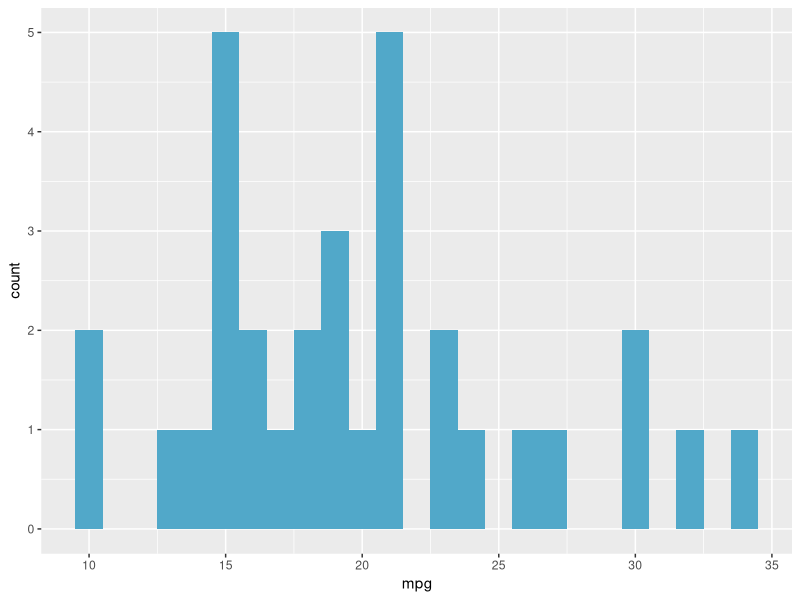
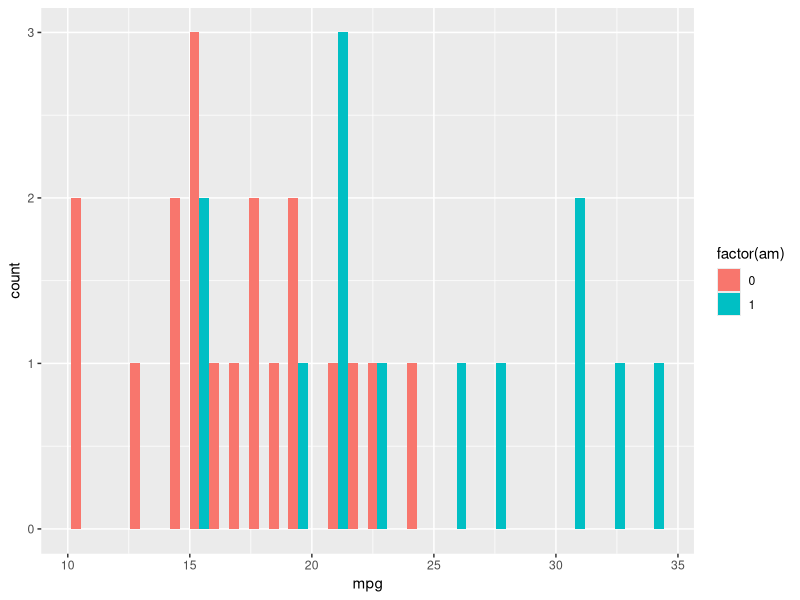
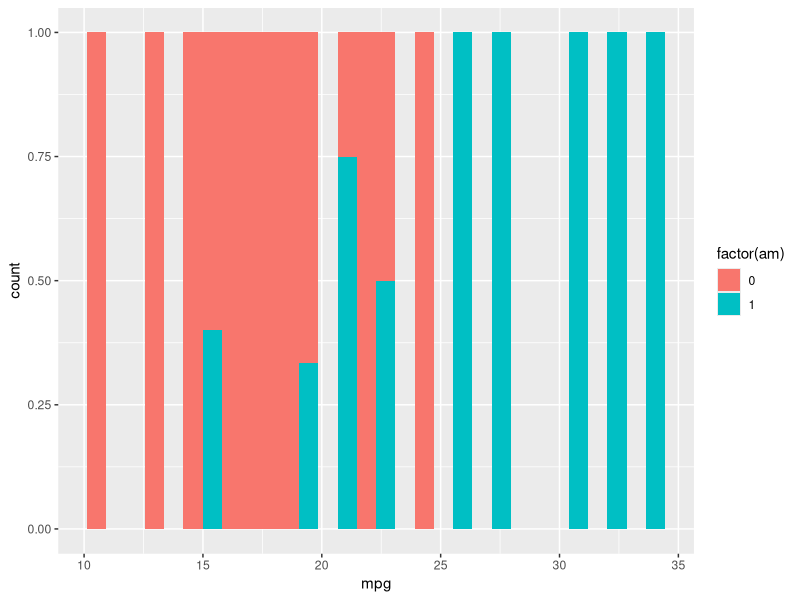
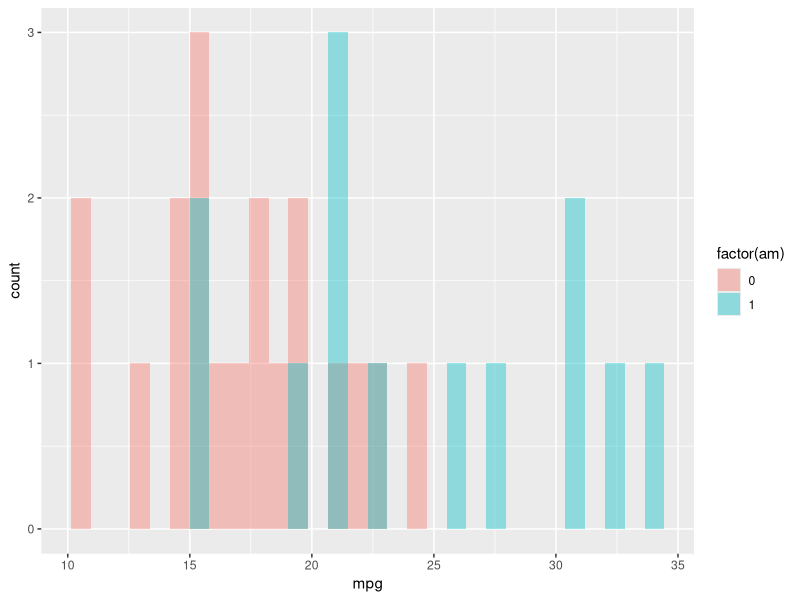
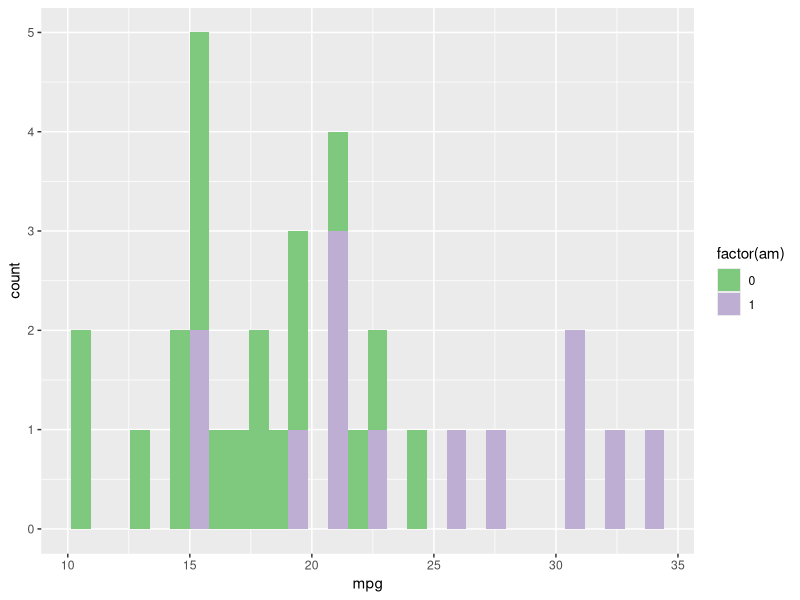
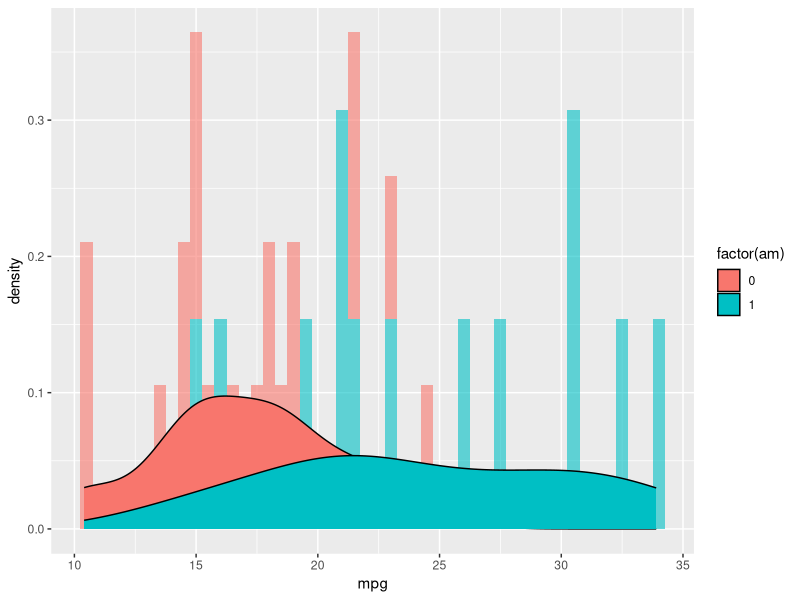
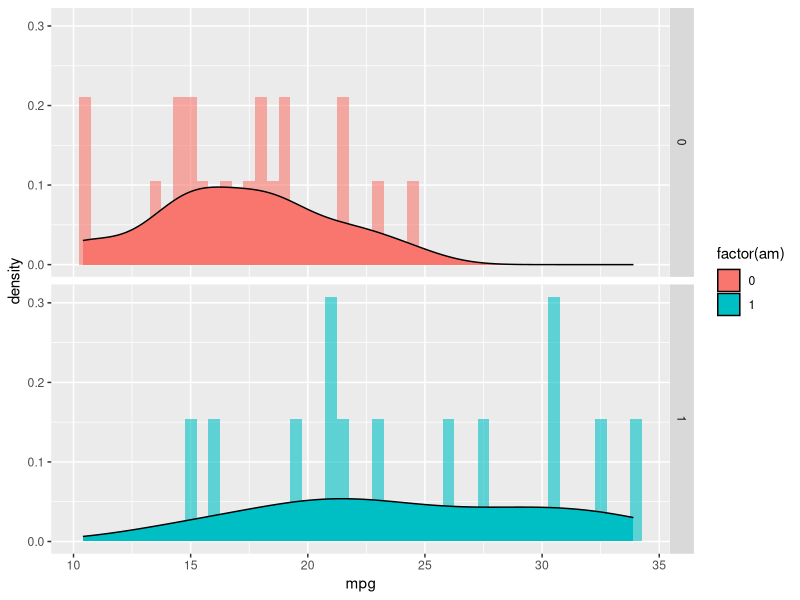

The R source for these figures, in order:
View(mtcars)
library(ggplot2)

#histogram
# the aim being finding underlying distribution on the data

light_blue<-'#51a8c9'
b_plot<-ggplot(mtcars,aes(mpg, fill=factor(am)))
b_plot+geom_histogram(binwidth = 1,fill = light_blue)
#change the position of dodge
b_plot+ geom_histogram(position = "dodge")
#change the position of fill
b_plot+geom_histogram(position="fill")
#change the position to identity, with transparency= 0.4
b_plot+geom_histogram(position = "identity", alpha =0.4)
#change the color using scale_fill brewer
b_plot+geom_histogram()+scale_fill_brewer(palette = "Accent")
b_plot+geom_histogram(aes(y = ..density..), alpha = 0.6, binwidth = 0.5) +
  geom_density()
b_plot+geom_histogram(aes(y = ..density..), alpha = 0.6, binwidth = 0.5) +
  geom_density() +
  facet_grid(factor(am) ~ .)
